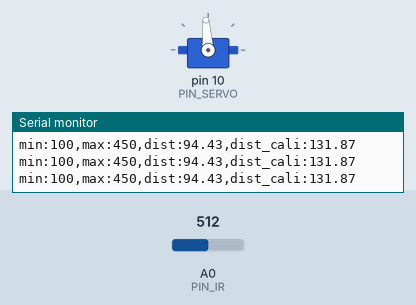
Bench run of a sketch on a simulated Arduino Uno, built with avr-gcc and run on an emulated ATmega328P. Parts: servo, the last lines printed to the serial monitor. The test bench sets the inputs (shaded band); at power-on: A0 (PIN_IR) = 512.

Above: at 1.2 s.
1.3 s: A0 (PIN_IR) set to 322
4.3 s: A0 (PIN_IR) set to 290
At 4.6 s:
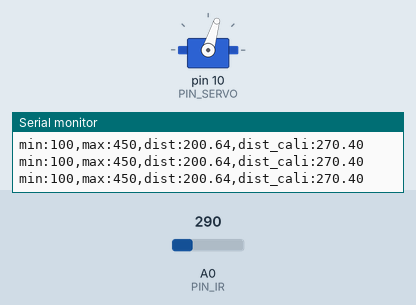
5.8 s: A0 (PIN_IR) set to 306
At 7.0 s:
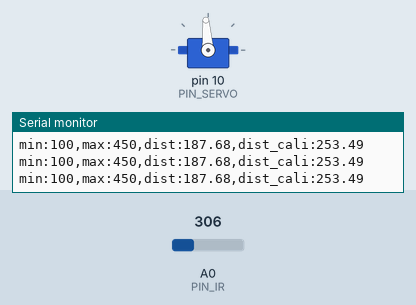
7.3 s: A0 (PIN_IR) set to 245
At 7.6 s:
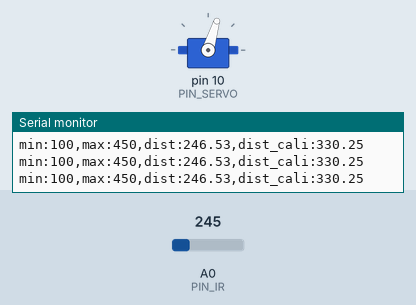
Timing chart, 0 to 9.8 s (numbered marks = the images above; inputs shaded):
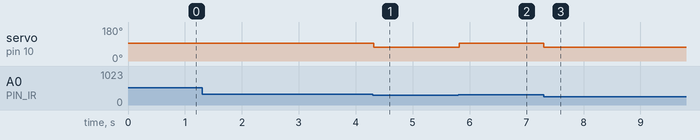

Measured:
- the behaviour switches between 305 and 304 on A0 (PIN_IR) (found by bisection; images 0 and 1)
- after the input at 4.3 s, servo on pin 10 (PIN_SERVO): 94° → 73° at once
- after the input at 5.8 s, servo on pin 10 (PIN_SERVO): 73° → 94° at once
- after the input at 7.3 s, servo on pin 10 (PIN_SERVO): 94° → 73° at once

The sketch:

21_bbc_20203160.ino
```cpp
#include <Servo.h>
#define PIN_SERVO 10

Servo myservo;

// Arduino pin assignment
#define PIN_IR A0

int a, b; // unit: mm

void setup() {
// initialize GPIO pins
  myservo.attach(PIN_SERVO);

// initialize serial port
  Serial.begin(57600);

  a = 70;
  b = 300;
  myservo.writeMicroseconds(1500);
}

float ir_distance(void){ // return value unit: mm
  float val;
  float volt = float(analogRead(PIN_IR));
  val = ((6762.0/(volt-9.0))-4.0) * 10.0;
  return val;
}

void loop() {
  float raw_dist = ir_distance();
  float dist_cali = 100 + 300.0 / (b - a) * (raw_dist - a);
  Serial.print("min:100,max:450,dist:");
  Serial.print(raw_dist);
  Serial.print(",dist_cali:");
  Serial.println(dist_cali);
  if(dist_cali > 255) {
    myservo.writeMicroseconds(1300);
  }
  else {
    myservo.writeMicroseconds(1510);
  }
  delay(20);
}
```
